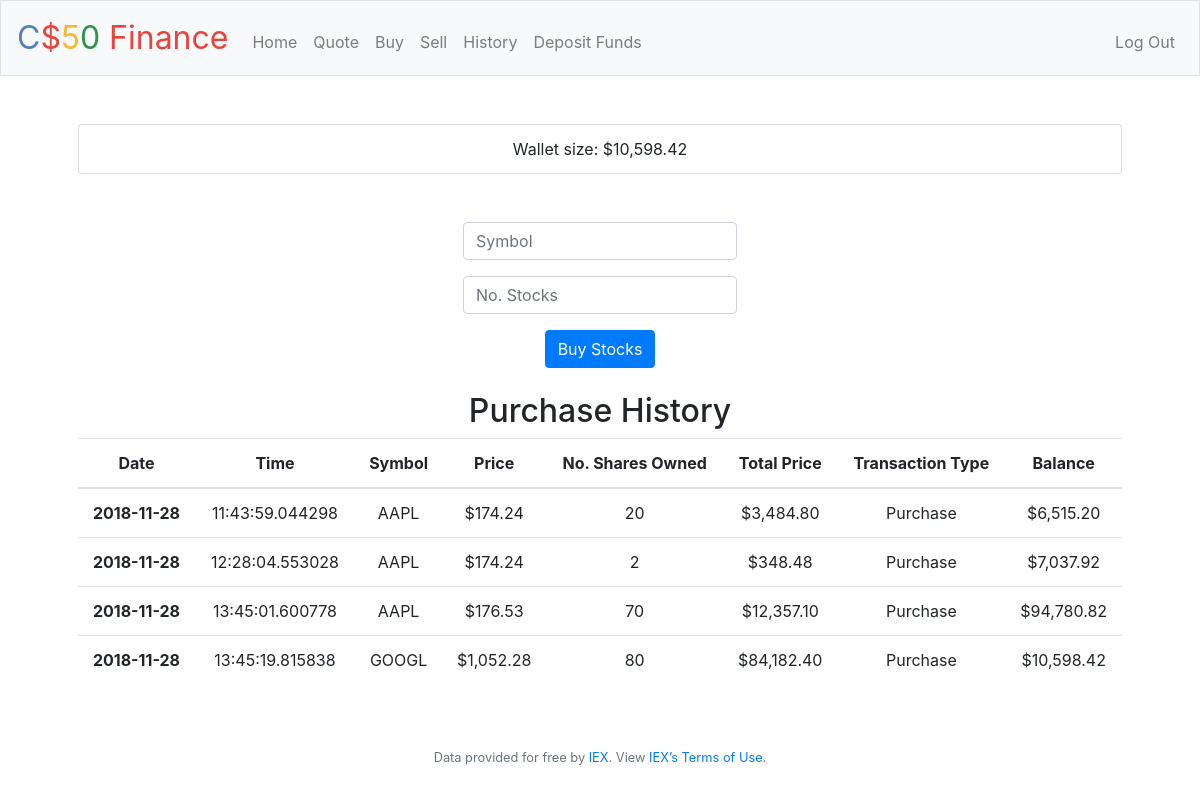
Page /buy (signed in) on the earlier database version.
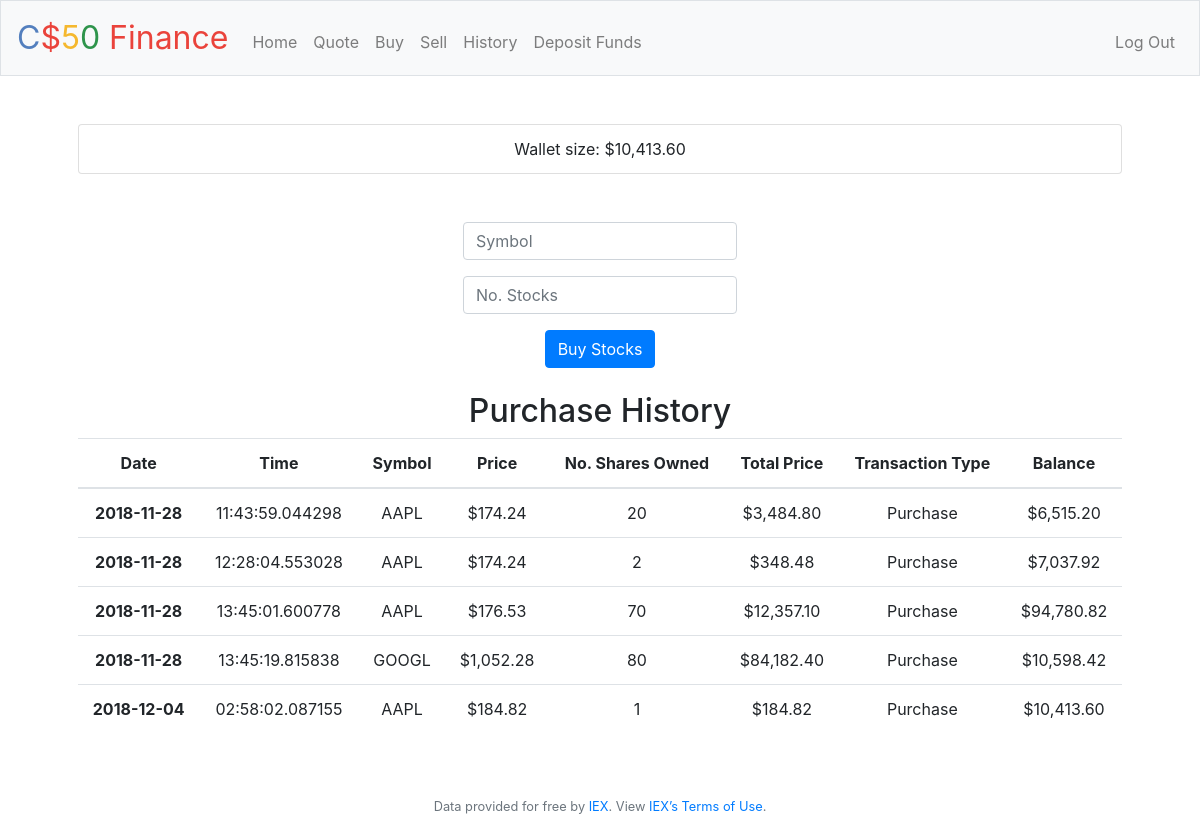
Same page on the later database version.
### tables this page shows
CREATE TABLE 'users' ('id' INTEGER PRIMARY KEY AUTOINCREMENT NOT NULL, 'username' TEXT NOT NULL, 'hash' TEXT NOT NULL, 'cash' NUMERIC NOT NULL DEFAULT 10000.00 );

CREATE TABLE 'transactions' ( "transaction_id" INTEGER PRIMARY KEY, "id" INTEGER NOT NULL, "date" DATE NOT NULL, "time" TIME NOT NULL, "symbol" TEXT NOT NULL,'stock_price' numeric NOT NULL, "num_shares" INTEGER NOT NULL,'total_price' numeric NOT NULL,'transaction_type' text NOT NULL,'balance' numeric NOT NULL, FOREIGN KEY(id) REFERENCES users(id) );

### application.py (the view)
@app.route("/buy", methods=["GET", "POST"])
@login_required
def buy():
    id = session["user_id"][0]["id"]
    wallet = db.execute("SELECT cash FROM users WHERE id = :id", id=id)
    balance = wallet[0]["cash"]
    history = db.execute("""
        SELECT date, time, symbol, stock_price, num_shares, total_price, transaction_type, balance
        FROM transactions
        WHERE id=:id AND transaction_type='Purchase'""", id=id)
    index = []
    for i, v in enumerate(history):
        index.append(i)
    if request.method == "POST":
        if not request.form.get("symbol"):
            return apology("must provide symbol", 400)
        elif not request.form.get("shares"):
            return apology("must provide number of shares to purchase", 400)
        elif not request.form.get("shares").isnumeric():
            return apology("please provide whole number", 400)
        elif not int(request.form.get("shares")) > 0:
            return apology("please provide positive value", 400)
        elif not int(request.form.get("shares")) % 1 == 0:
            return apology("please provide whole number", 400)
        symbol = request.form.get("symbol")
        if not symbol or not symbol.isalpha():
            return apology("Sorry, could not retrieve company symbol", 400)
        else:
            quote = lookup(symbol)
        if not quote:
            return apology("Sorry, Symbol is invalid", 400)
        numShares = request.form.get("shares")
        if not numShares:
            return apology("Sorry, could not retrieve number of shares")
        else:
            totalPrice = float(numShares) * float(quote["price"])
        if not balance >= totalPrice:
            return apology("Sorry, insufficient funds")
        else:
            transactionType = "Purchase"
            balance = balance - totalPrice
            today = date.today().isoformat()
            time = datetime.now().time().isoformat()
            sql = ("""
                INSERT INTO transactions (id, date, time, symbol, stock_price, num_shares, total_price, transaction_type, balance)
                VALUES (?, ?, ?, ?, ?, ?, ?, ?, ?)""")
            values = (id, today, time, symbol, quote["price"], int(numShares), totalPrice, transactionType, balance)
            c.execute(sql, values)
            conn.commit()
            db.execute("UPDATE users SET cash = :balance WHERE id = :id", balance=balance, id=id)
        return redirect("/buy")
    elif request.method == "GET":
        return render_template("buy.html", usd = usd, balance = balance, history = history, index = index)

### application.py (called while the page is built)
@app.after_request
def after_request(response):
    response.headers["Cache-Control"] = "no-cache, no-store, must-revalidate"
    response.headers["Expires"] = 0
    response.headers["Pragma"] = "no-cache"
    return response

### helpers.py (called while the page is built)
def login_required(f):
    @wraps(f)
    def decorated_function(*args, **kwargs):
        if session.get("user_id") is None:
            return redirect("/login")
        return f(*args, **kwargs)
    return decorated_function

def usd(value):
    return f"${value:,.2f}"

### templates/buy.html (shortened to what this page needs)
{% extends "layout.html" %}
{% block main %}
    <ul class="list-group">
        <li class="list-group-item">Wallet size: {{ usd(balance) }}</li>
    </ul><br><br>
    <form action="/buy" method="post">
        <div class="form-group">
            <input autocomplete="off" autofocus class="form-control" name="symbol" placeholder="Symbol" type="text"/>
        </div>
        <div class="form-group">
            <input autocomplete="off" class="form-control" name="shares" placeholder="No. Stocks" type="number" min="1"/>
        </div>
        <button class="btn btn-primary" type="submit">Buy Stocks</button>
    </form><br>
    <h2>Purchase History</h2>
    <table class="table">
        <thead>
            <tr>
                <th scope="col">Date</th>
                <th scope="col">Time</th>
                <th scope="col">Symbol</th>
                <th scope="col">Price</th>
                <th scope="col">No. Shares Owned</th>
                <th scope="col">Total Price</th>
                <th scope="col">Transaction Type</th>
                <th scope="col">Balance</th>
            </tr>
        </thead>
        <tbody>
            {% for row in index %}
            <tr>
                <th scope="row">{{ history[row]["date"] }}</th>
                <td>{{ history[row]["time"] }}</td>
                <td>{{ history[row]["symbol"] }}</td>
                <td>{{ usd(history[row]["stock_price"]) }}</td>
                <td>{{ history[row]["num_shares"] }}</td>
                <td>{{ usd(history[row]["total_price"]) }}</td>
                <td>{{ history[row]["transaction_type"] }}</td>
                <td>{{ usd(history[row]["balance"]) }}</td>
            </tr>
            {% endfor %}
        </tbody>
    </table>
{% endblock %}

Differences in the rows shown:
changed users: cash "$10,598.42" → "$10,413.60"
added transactions: date "2018-12-04", time "02:58:02.087155", symbol "AAPL", stock_price "$184.82", num_shares "1", total_price "$184.82", transaction_type "Purchase", balance "$10,413.60"
